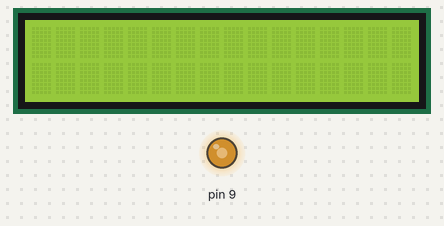
This sketch was run on a simulated Arduino Uno, built with avr-gcc and run on an emulated ATmega328P. Parts: 16×2 character LCD, output pins drawn as LEDs (lit = HIGH).

Above: at 0.1 s.
At 0.6 s:
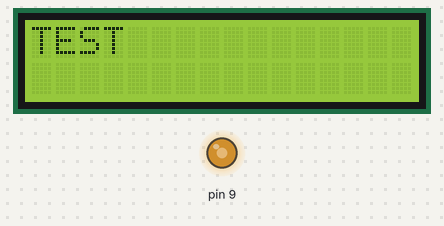

Measured:
- what the display in image 1 shows lasts 0.5 s, from 0.6 s to 1.1 s

The sketch:

LCD_Interfacing.ino
```cpp
#include<LiquidCrystal.h>
LiquidCrystal lcd(12,11,5,4,3,2);
void setup()
{
  lcd.begin(16,2);
  lcd.print("TEST");
  analogWrite(9,150);
}
void loop()
{
  lcd.noDisplay();
  delay(500);
  lcd.display();
  delay(500);
}
```
